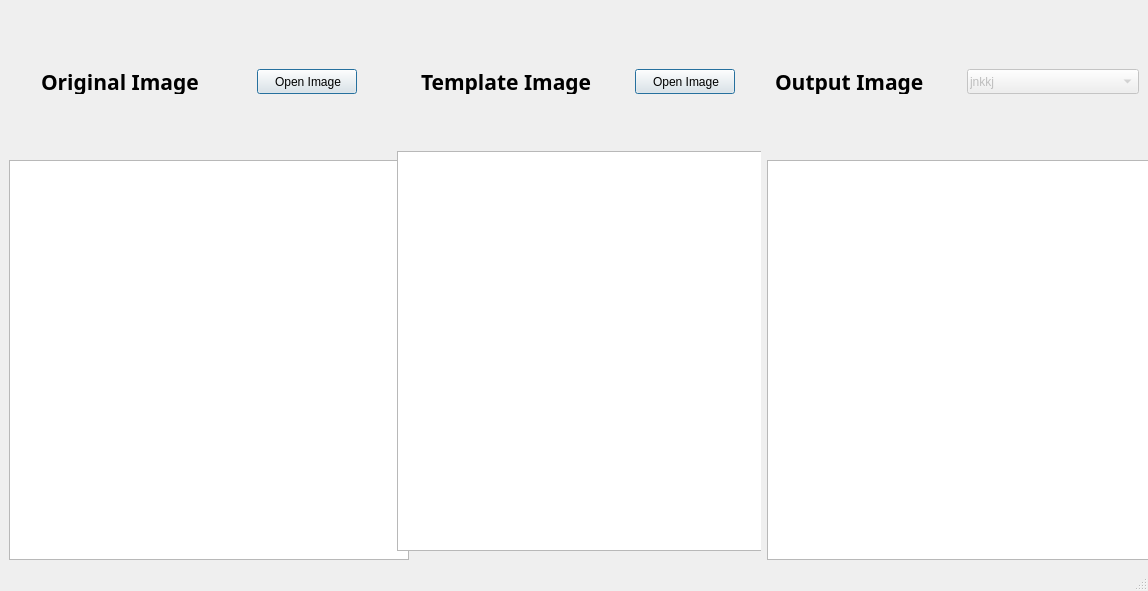
<?xml version="1.0" encoding="UTF-8"?>
<ui version="4.0">
 <class>MainWindow</class>
 <widget class="QMainWindow" name="MainWindow">
  <property name="windowModality">
   <enum>Qt::ApplicationModal</enum>
  </property>
  <property name="geometry">
   <rect>
    <x>0</x>
    <y>0</y>
    <width>1148</width>
    <height>591</height>
   </rect>
  </property>
  <property name="sizePolicy">
   <sizepolicy hsizetype="Maximum" vsizetype="Maximum">
    <horstretch>0</horstretch>
    <verstretch>0</verstretch>
   </sizepolicy>
  </property>
  <property name="minimumSize">
   <size>
    <width>1148</width>
    <height>591</height>
   </size>
  </property>
  <property name="maximumSize">
   <size>
    <width>16777215</width>
    <height>16777215</height>
   </size>
  </property>
  <property name="font">
   <font>
    <pointsize>12</pointsize>
   </font>
  </property>
  <property name="windowTitle">
   <string>GUI</string>
  </property>
  <property name="styleSheet">
   <string notr="true">QWidget{
padding-left: 2px
}</string>
  </property>
  <widget class="QWidget" name="centralwidget">
   <layout class="QHBoxLayout" name="horizontalLayout_4">
    <item>
     <layout class="QVBoxLayout" name="verticalLayout">
      <item>
       <layout class="QHBoxLayout" name="horizontalLayout">
        <property name="spacing">
         <number>0</number>
        </property>
        <property name="sizeConstraint">
         <enum>QLayout::SetMinimumSize</enum>
        </property>
        <item alignment="Qt::AlignVCenter">
         <widget class="QLabel" name="imageLabel_1">
          <property name="sizePolicy">
           <sizepolicy hsizetype="Expanding" vsizetype="Expanding">
            <horstretch>0</horstretch>
            <verstretch>0</verstretch>
           </sizepolicy>
          </property>
          <property name="minimumSize">
           <size>
            <width>200</width>
            <height>25</height>
           </size>
          </property>
          <property name="maximumSize">
           <size>
            <width>120</width>
            <height>25</height>
           </size>
          </property>
          <property name="font">
           <font>
            <family>AlHor</family>
            <pointsize>16</pointsize>
            <weight>75</weight>
            <bold>true</bold>
           </font>
          </property>
          <property name="text">
           <string>Original Image</string>
          </property>
         </widget>
        </item>
        <item alignment="Qt::AlignVCenter">
         <widget class="QPushButton" name="open_image">
          <property name="sizePolicy">
           <sizepolicy hsizetype="Expanding" vsizetype="Expanding">
            <horstretch>0</horstretch>
            <verstretch>0</verstretch>
           </sizepolicy>
          </property>
          <property name="minimumSize">
           <size>
            <width>90</width>
            <height>25</height>
           </size>
          </property>
          <property name="maximumSize">
           <size>
            <width>100</width>
            <height>25</height>
           </size>
          </property>
          <property name="text">
           <string>Open Image</string>
          </property>
          <property name="autoDefault">
           <bool>false</bool>
          </property>
          <property name="default">
           <bool>true</bool>
          </property>
          <property name="flat">
           <bool>false</bool>
          </property>
         </widget>
        </item>
       </layout>
      </item>
      <item alignment="Qt::AlignHCenter">
       <widget class="PhotoViewer" name="original_image">
        <property name="sizePolicy">
         <sizepolicy hsizetype="Fixed" vsizetype="Fixed">
          <horstretch>0</horstretch>
          <verstretch>0</verstretch>
         </sizepolicy>
        </property>
        <property name="minimumSize">
         <size>
          <width>400</width>
          <height>400</height>
         </size>
        </property>
        <property name="maximumSize">
         <size>
          <width>16777215</width>
          <height>16777215</height>
         </size>
        </property>
        <property name="sizeIncrement">
         <size>
          <width>10</width>
          <height>10</height>
         </size>
        </property>
        <property name="baseSize">
         <size>
          <width>210</width>
          <height>210</height>
         </size>
        </property>
        <property name="styleSheet">
         <string notr="true"/>
        </property>
       </widget>
      </item>
     </layout>
    </item>
    <item>
     <widget class="QWidget" name="template_widget" native="true">
      <layout class="QVBoxLayout" name="template_box">
       <item>
        <layout class="QHBoxLayout" name="horizontalLayout_3">
         <item alignment="Qt::AlignVCenter">
          <widget class="QLabel" name="imageLabel_3">
           <property name="sizePolicy">
            <sizepolicy hsizetype="Expanding" vsizetype="Expanding">
             <horstretch>0</horstretch>
             <verstretch>0</verstretch>
            </sizepolicy>
           </property>
           <property name="minimumSize">
            <size>
             <width>200</width>
             <height>25</height>
            </size>
           </property>
           <property name="maximumSize">
            <size>
             <width>120</width>
             <height>25</height>
            </size>
           </property>
           <property name="font">
            <font>
             <family>AlHor</family>
             <pointsize>16</pointsize>
             <weight>75</weight>
             <bold>true</bold>
            </font>
           </property>
           <property name="text">
            <string>Template Image</string>
           </property>
          </widget>
         </item>
         <item alignment="Qt::AlignVCenter">
          <widget class="QPushButton" name="open_template_image">
           <property name="minimumSize">
            <size>
             <width>90</width>
             <height>25</height>
            </size>
           </property>
           <property name="maximumSize">
            <size>
             <width>100</width>
             <height>25</height>
            </size>
           </property>
           <property name="text">
            <string>Open Image</string>
           </property>
           <property name="default">
            <bool>true</bool>
           </property>
          </widget>
         </item>
        </layout>
       </item>
       <item alignment="Qt::AlignHCenter">
        <widget class="PhotoViewer" name="template_image">
         <property name="sizePolicy">
          <sizepolicy hsizetype="Fixed" vsizetype="Fixed">
           <horstretch>0</horstretch>
           <verstretch>0</verstretch>
          </sizepolicy>
         </property>
         <property name="minimumSize">
          <size>
           <width>400</width>
           <height>400</height>
          </size>
         </property>
         <property name="maximumSize">
          <size>
           <width>16777215</width>
           <height>16777215</height>
          </size>
         </property>
        </widget>
       </item>
      </layout>
     </widget>
    </item>
    <item>
     <layout class="QVBoxLayout" name="verticalLayout_2">
      <item>
       <layout class="QHBoxLayout" name="horizontalLayout_2">
        <property name="spacing">
         <number>0</number>
        </property>
        <item alignment="Qt::AlignVCenter">
         <widget class="QLabel" name="imageLabel_2">
          <property name="sizePolicy">
           <sizepolicy hsizetype="Expanding" vsizetype="Expanding">
            <horstretch>0</horstretch>
            <verstretch>0</verstretch>
           </sizepolicy>
          </property>
          <property name="minimumSize">
           <size>
            <width>200</width>
            <height>25</height>
           </size>
          </property>
          <property name="maximumSize">
           <size>
            <width>120</width>
            <height>25</height>
           </size>
          </property>
          <property name="font">
           <font>
            <family>AlHor</family>
            <pointsize>16</pointsize>
            <weight>75</weight>
            <bold>true</bold>
           </font>
          </property>
          <property name="text">
           <string>Output Image</string>
          </property>
         </widget>
        </item>
        <item alignment="Qt::AlignVCenter">
         <widget class="QComboBox" name="features_combobox">
          <property name="enabled">
           <bool>false</bool>
          </property>
          <property name="sizePolicy">
           <sizepolicy hsizetype="Expanding" vsizetype="Fixed">
            <horstretch>0</horstretch>
            <verstretch>0</verstretch>
           </sizepolicy>
          </property>
          <property name="minimumSize">
           <size>
            <width>160</width>
            <height>25</height>
           </size>
          </property>
          <property name="maximumSize">
           <size>
            <width>240</width>
            <height>25</height>
           </size>
          </property>
          <property name="editable">
           <bool>false</bool>
          </property>
          <property name="placeholderText">
           <string>jnkkj</string>
          </property>
          <item>
           <property name="text">
            <string>RGB to LUV</string>
           </property>
          </item>
          <item>
           <property name="text">
            <string>K-Means</string>
           </property>
          </item>
          <item>
           <property name="text">
            <string>Mean Shift</string>
           </property>
          </item>
          <item>
           <property name="text">
            <string>Region Growing</string>
           </property>
          </item>
          <item>
           <property name="text">
            <string>Agglomerative Clustering</string>
           </property>
          </item>
          <item>
           <property name="text">
            <string>Global Otsu</string>
           </property>
          </item>
          <item>
           <property name="text">
            <string>Local Otsu</string>
           </property>
          </item>
          <item>
           <property name="text">
            <string>Global Optimal</string>
           </property>
          </item>
          <item>
           <property name="text">
            <string>Local Optimal</string>
           </property>
          </item>
          <item>
           <property name="text">
            <string>Global Spectral</string>
           </property>
          </item>
          <item>
           <property name="text">
            <string>Local Spectral</string>
           </property>
          </item>
         </widget>
        </item>
       </layout>
      </item>
      <item alignment="Qt::AlignHCenter|Qt::AlignVCenter">
       <widget class="PhotoViewer" name="output_image">
        <property name="sizePolicy">
         <sizepolicy hsizetype="Fixed" vsizetype="Fixed">
          <horstretch>0</horstretch>
          <verstretch>0</verstretch>
         </sizepolicy>
        </property>
        <property name="minimumSize">
         <size>
          <width>400</width>
          <height>400</height>
         </size>
        </property>
        <property name="maximumSize">
         <size>
          <width>16777215</width>
          <height>16777215</height>
         </size>
        </property>
        <property name="sizeIncrement">
         <size>
          <width>10</width>
          <height>10</height>
         </size>
        </property>
        <property name="baseSize">
         <size>
          <width>210</width>
          <height>210</height>
         </size>
        </property>
       </widget>
      </item>
     </layout>
    </item>
   </layout>
  </widget>
  <widget class="QStatusBar" name="statusbar"/>
  <widget class="QToolBar" name="toolBar">
   <property name="maximumSize">
    <size>
     <width>16777215</width>
     <height>0</height>
    </size>
   </property>
   <property name="windowTitle">
    <string>toolBar</string>
   </property>
   <attribute name="toolBarArea">
    <enum>TopToolBarArea</enum>
   </attribute>
   <attribute name="toolBarBreak">
    <bool>false</bool>
   </attribute>
   <addaction name="actionReset"/>
  </widget>
  <action name="actionReset">
   <property name="text">
    <string>reset</string>
   </property>
   <property name="shortcut">
    <string>Ctrl+R</string>
   </property>
  </action>
 </widget>
 <customwidgets>
  <customwidget>
   <class>PhotoViewer</class>
   <extends>QGraphicsView</extends>
   <header>widgets/photoviewer.h</header>
  </customwidget>
 </customwidgets>
 <resources/>
 <connections/>
</ui>
